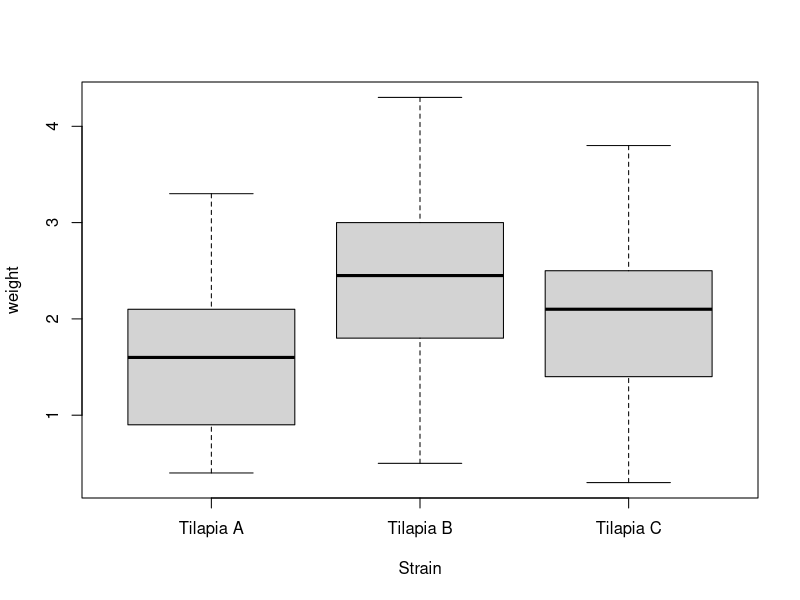
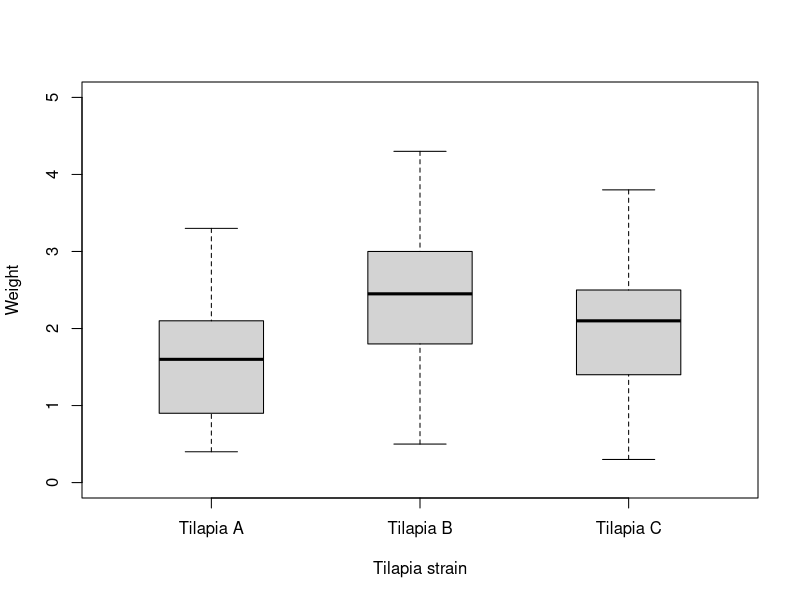

Recreate these plots in R, in order. (Note: this script raises an error after producing the figures.)
## ---- chunk 1
fish <- read.csv("datas/fish1.csv", stringsAsFactors = T)
#stringsAsFactors = TRUE converts text columns into factors, which allows R to treat categorical variables as groups in statistical analyses.
str(fish)   
#  The summary tells us we have a factor variable "Strain" with 3 levels.
#  The three levels of the factor are our three fish varieties A, B, and C.
#  Note: if your variable shows up as a 'character' variable, you can run the command
#       fish$Strain <- as.factor(fish$Strain)
#  to turn it into a factor variable
head(fish)
## ---- chunk 2
with(fish, boxplot(weight ~ Strain))
## ---- chunk 3
# Create an edited boxplot with axis labels, thinner boxes, and a fixed y-axis range
with(fish, boxplot(weight ~ Strain,
                   xlab = "Tilapia strain",
                   ylab = "Weight",
                   boxwex = 0.5,
                   ylim = c(0, 5)))
## ---- chunk 4
with(fish, bartlett.test(weight ~ Strain))
## ---- chunk 5
with(fish,oneway.test(weight~Strain, var.equal=TRUE))
## ---- chunk 6
with(fish, pairwise.t.test(weight, Strain, pool.sd = TRUE))
## ---- chunk 7
Snails <- read.csv("datas/Snails1.csv", stringsAsFactors = TRUE)

str(Snails)
snails$Treatment <- as.factor(snails$Treatment) #if treatment is character not factor

summary(snails)
head(snails)
## ---- chunk 8
with(snails, tapply(Active.time, Treatment, mean))
with(snails, tapply(Active.time, Treatment, sd))
## ---- chunk 9
boxplot(Active.time ~ Treatment, data = snails,
        xlab = "Water temperature treatment",
        ylab = "Active time",
        main = "Sea snail active time by temperature treatment")
## ---- chunk 10
boxplot(Active.time ~ Treatment, data = snails,
        ylab = "time active (mins)",
        main = "sea snail temperature experiment",
        boxwex = 0.5,
        col = "grey")
## ---- chunk 11
with(snails, bartlett.test(Active.time ~ Treatment))
## ---- chunk 12
with(snails, oneway.test(Active.time ~ Treatment, var.equal = FALSE))
## ---- chunk 13
with(snails, pairwise.t.test(Active.time, Treatment, pooled.sd = FALSE))
#causes the sd is not same
## ---- chunk 14
Tilapia<-read.csv("datas/Tilapia1.csv", stringsAsFactors = T)
str(Tilapia)
head(Tilapia)
tail(Tilapia)
## ---- chunk 15
with(Tilapia,boxplot(Length~Strain))
## ---- chunk 16
with(Tilapia,bartlett.test(Length~Strain))
## ---- chunk 17
oneway.test(Length ~ Strain, data = Tilapia, var.equal = TRUE)
with(Tilapia, oneway.test(Length ~ Strain, var.equal=T))
## ---- chunk 18
with(Tilapia, pairwise.t.test(Length,Strain, pool.sd = T))
## ---- chunk 19
with(Tilapia, tapply(Length, Strain, mean))

## ---- chunk 20
sardine<-read.csv("datas/cleardata.csv", stringsAsFactors = T)
str(sardine)
## ---- chunk 21
with(sardine,boxplot(Microplastics~Location))
## ---- chunk 22
with(sardine,bartlett.test(Microplastics~Location))
## ---- chunk 23
with(sardine, oneway.test(Microplastics~Location, var.equal=TRUE))
## ---- chunk 24
with(sardine, pairwise.t.test(Microplastics,Location,pool.sd = T))
## ---- chunk 25
power.t.test(n = , delta = 100, sd = 150, sig.level = 0.05,
             power = 0.8,
             type = "one.sample")
power.t.test(n = , delta = 300, sd = 280, sig.level = 0.05,
             power = 0.8,
             type = "two.sample")
power.t.test(n =50 , delta = 100, sd = 280 , sig.level =0.05 , power = , type = c("paired")) 
